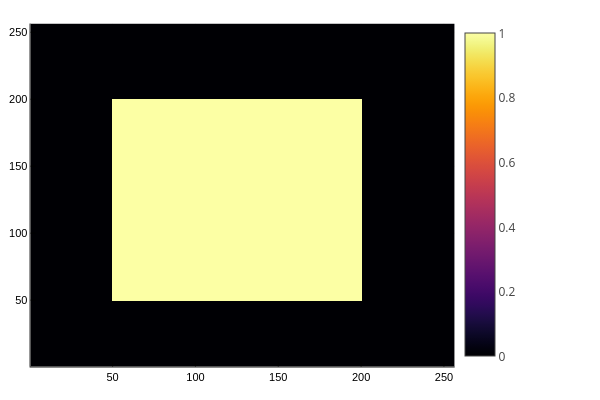

This figure's notebook cell:
### Code cell
# Test the code 

w_hat = NGPKF.initialize(ngpkf_grid)
# Initial w_hat
# Based on w_hat, initialize current clarity
# 
# σ = KF.σ(w_hat)
q_map = NGPKF.clarity_map(ngpkf_grid, w_hat)

ergo_grid = SimulatorSpatial.ErgoGrid(ngpkf_grid, (256, 256))
ergo_q_map = SimulatorSpatial.ngpkf_to_ergo(ngpkf_grid, ergo_grid, q_map);

target_spatial_dist = zeros(size(ergo_q_map));

# Only assign target clarity  


for i in CartesianIndices(target_spatial_dist)
    if (i[1] >= 50 && i[2] <= 200) && (i[1] <= 200 && i[2] >= 50)
        target_spatial_dist[i] = 1.0
    end
    
    #     if target_q > ergo_q_map[i]
#         target_spatial_dist[i] = Forward_Simulate_Clarity(ergo_q_map[i], target_q; fn = Clarity_decay)
#     else
#         target_spatial_dist[i] = 0.0
#     end
# #         target_spatial_dist[i] = clarity_time(ergo_q_map[i], target_q, C_, R_, Qp)
end

heatmap(target_spatial_dist')

### Figure 1 — Plotly figure (JSON) as saved in the notebook; plotly's stock layout.template omitted (floating-point values rounded to 4 significant figures; data arrays with more than 128 entries replaced by an {"elided": "..."} marker saying what was removed)
{"data": [{"colorbar": {"len": 0.9525, "title": "", "x": 0.7578, "y": 0.5139}, "colorscale": {"elided": "256x2 mixed values"}, "name": "y1", "showlegend": false, "showscale": true, "type": "heatmap", "x": {"elided": "257 float values"}, "xaxis": "x", "y": {"elided": "257 float values"}, "yaxis": "y", "z": {"elided": "256x256 int values"}, "zmax": 1, "zmin": 0}], "layout": {"annotations": [], "height": 400, "legend": {"bgcolor": "rgba(255, 255, 255, 1.000)", "bordercolor": "rgba(0, 0, 0, 1.000)", "borderwidth": 1, "font": {"color": "rgba(0, 0, 0, 1.000)", "family": "sans-serif", "size": 11}, "title": {"font": {"color": "rgba(0, 0, 0, 1.000)", "family": "sans-serif", "size": 15}, "text": ""}, "tracegroupgap": 0, "traceorder": "normal", "x": 1, "xanchor": "auto", "y": 1, "yanchor": "auto"}, "margin": {"b": 20, "l": 0, "r": 0, "t": 20}, "paper_bgcolor": "rgba(255, 255, 255, 1.000)", "plot_bgcolor": "rgba(255, 255, 255, 1.000)", "showlegend": true, "width": 600, "xaxis": {"anchor": "y", "domain": [0.05101, 0.7578], "gridcolor": "rgba(0, 0, 0, 0.100)", "gridwidth": 0.5, "linecolor": "rgba(0, 0, 0, 1.000)", "mirror": false, "range": [0.5, 256.5], "showgrid": true, "showline": true, "showticklabels": true, "tickangle": 0, "tickcolor": "rgb(0, 0, 0)", "tickfont": {"color": "rgba(0, 0, 0, 1.000)", "family": "sans-serif", "size": 11}, "tickmode": "array", "ticks": "inside", "ticktext": ["50", "100", "150", "200", "250"], "tickvals": [50, 100, 150, 200, 250], "title": "", "titlefont": {"color": "rgba(0, 0, 0, 1.000)", "family": "sans-serif", "size": 15}, "type": "-", "visible": true, "zeroline": false, "zerolinecolor": "rgba(0, 0, 0, 1.000)"}, "yaxis": {"anchor": "x", "domain": [0.03762, 0.9902], "gridcolor": "rgba(0, 0, 0, 0.100)", "gridwidth": 0.5, "linecolor": "rgba(0, 0, 0, 1.000)", "mirror": false, "range": [0.5, 256.5], "showgrid": true, "showline": true, "showticklabels": true, "tickangle": 0, "tickcolor": "rgb(0, 0, 0)", "tickfont": {"color": "rgba(0, 0, 0, 1.000)", "family": "sans-serif", "size": 11}, "tickmode": "array", "ticks": "inside", "ticktext": ["50", "100", "150", "200", "250"], "tickvals": [50, 100, 150, 200, 250], "title": "", "titlefont": {"color": "rgba(0, 0, 0, 1.000)", "family": "sans-serif", "size": 15}, "type": "-", "visible": true, "zeroline": false, "zerolinecolor": "rgba(0, 0, 0, 1.000)"}}}
